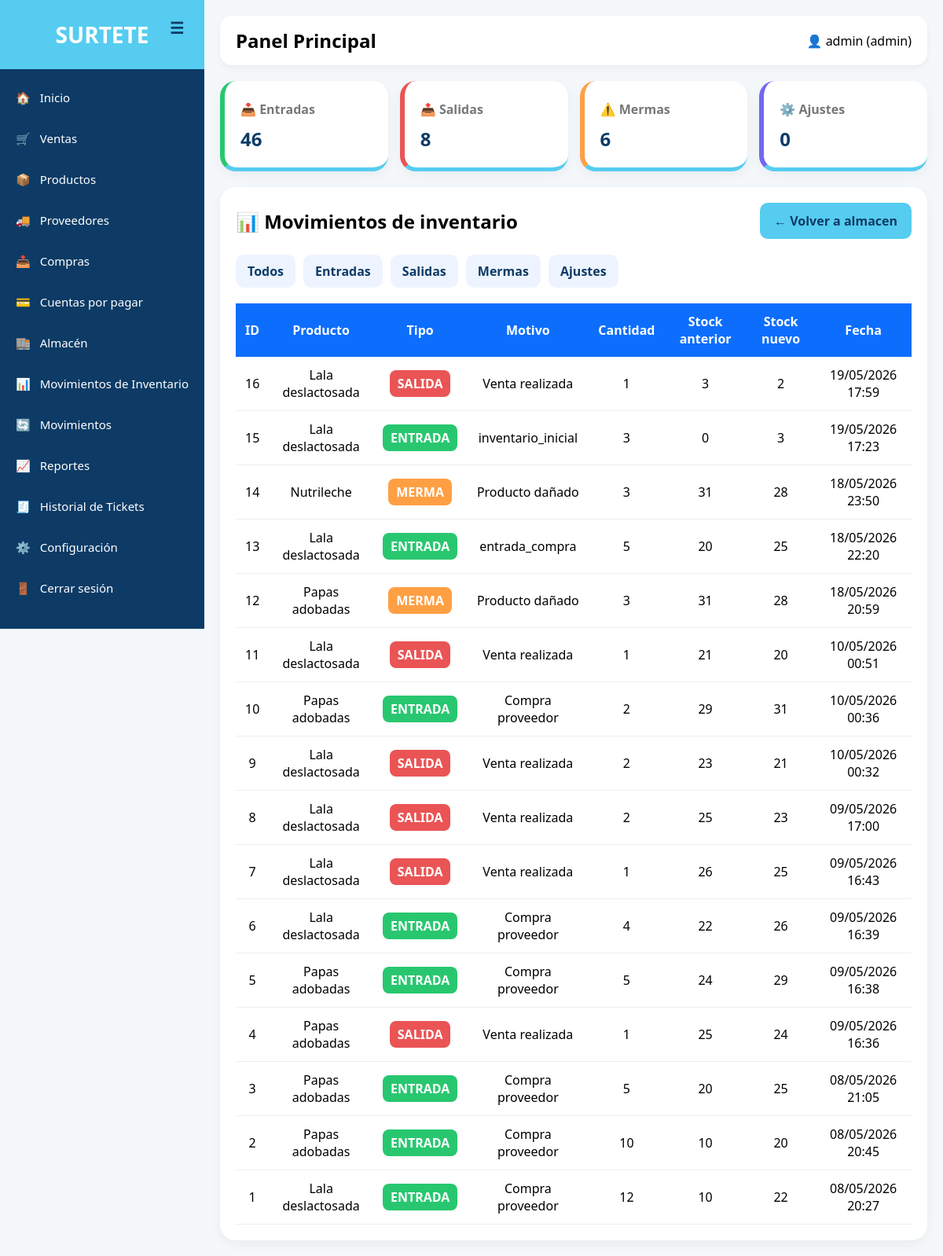
The page /inventario/index.php (signed in) on the database its author committed.
### tables this page shows
CREATE TABLE `movimientos_inventario` (
  `id` int(11) NOT NULL,
  `producto_id` int(11) NOT NULL,
  `lote_id` int(11) DEFAULT NULL,
  `usuario_id` int(11) DEFAULT NULL,
  `tipo` enum('entrada','salida','ajuste','merma','devolucion') NOT NULL,
  `motivo` varchar(255) DEFAULT NULL,
  `cantidad` int(11) NOT NULL,
  `stock_anterior` int(11) NOT NULL,
  `stock_nuevo` int(11) NOT NULL,
  `referencia_id` int(11) DEFAULT NULL,
  `referencia_tabla` varchar(50) DEFAULT NULL,
  `fecha` timestamp NOT NULL DEFAULT current_timestamp()
);

CREATE TABLE `productos` (
  `id` int(11) NOT NULL,
  `codigo_barras` varchar(50) DEFAULT NULL,
  `nombre` varchar(150) NOT NULL,
  `descripcion` text DEFAULT NULL,
  `precio_compra` decimal(10,2) DEFAULT NULL,
  `precio_venta` decimal(10,2) DEFAULT NULL,
  `stock` int(11) DEFAULT 0,
  `categoria_id` int(11) DEFAULT NULL
);

### inventario/index.php (the view, shortened to what this page needs)
<?php
include("../config/db.php");
$filtro = "";
$sql = "
SELECT
movimientos_inventario.*,
productos.nombre AS producto
FROM movimientos_inventario
INNER JOIN productos
ON movimientos_inventario.producto_id = productos.id
$filtro
ORDER BY movimientos_inventario.id DESC
";
$stmt = $conexion->query($sql);
$movimientos = $stmt->fetchAll();
$entradas = $conexion->query("
SELECT IFNULL(SUM(cantidad),0) total
FROM movimientos_inventario
WHERE tipo = 'entrada'
")->fetch()['total'];
$salidas = $conexion->query("
SELECT IFNULL(SUM(cantidad),0) total
FROM movimientos_inventario
WHERE tipo = 'salida'
")->fetch()['total'];
$mermas = $conexion->query("
SELECT IFNULL(SUM(cantidad),0) total
FROM movimientos_inventario
WHERE tipo = 'merma'
")->fetch()['total'];
$ajustes = $conexion->query("
SELECT IFNULL(SUM(cantidad),0) total
FROM movimientos_inventario
WHERE tipo = 'ajuste'
")->fetch()['total'];
?>
<!DOCTYPE html>
<html lang="es">
<head>
<link rel="stylesheet" href="../assets/css/style.css">
</head>
<body>
<?php include("../includes/sidebar.php"); ?>
<div class="main">
<?php include("../includes/topbar.php"); ?>
<div class="cards">
    <div class="card entrada">
        <p>📥 Entradas</p>
        <h2><?php echo $entradas; ?></h2>
    </div>
    <div class="card salida">
        <p>📤 Salidas</p>
        <h2><?php echo $salidas; ?></h2>
    </div>
    <div class="card merma">
        <p>⚠️ Mermas</p>
        <h2><?php echo $mermas; ?></h2>
    </div>
    <div class="card ajuste">
        <p>⚙️ Ajustes</p>
        <h2><?php echo $ajustes; ?></h2>
    </div>
</div>
<div class="table-container">
<div class="top-actions">
<h2>📊 Movimientos de inventario</h2>
<a href="../almacen/index.php" class="btn">
← Volver a almacen
</a>
</div>
<div class="filtros" style="margin-bottom:20px;">
<a href="index.php">Todos</a>
<a href="?tipo=entrada">Entradas</a>
<a href="?tipo=salida">Salidas</a>
<a href="?tipo=merma">Mermas</a>
<a href="?tipo=ajuste">Ajustes</a>
</div>
<table>
<thead>
<tr>
<th>ID</th>
<th>Producto</th>
<th>Tipo</th>
<th>Motivo</th>
<th>Cantidad</th>
<th>Stock anterior</th>
<th>Stock nuevo</th>
<th>Fecha</th>
</tr>
</thead>
<tbody>
<?php foreach($movimientos as $m): ?>
<?php
$clase = "tipo-ajuste";
if($m['tipo'] == 'entrada'){
    $clase = "tipo-entrada";
}
if($m['tipo'] == 'salida'){
    $clase = "tipo-salida";
}
if($m['tipo'] == 'merma'){
    $clase = "tipo-merma";
}
?>
<tr>
<td><?php echo $m['id']; ?></td>
<td><?php echo $m['producto']; ?></td>
<td>
<span class="tipo <?php echo $clase; ?>">
<?php echo strtoupper($m['tipo']); ?>
</span>
</td>
<td><?php echo $m['motivo']; ?></td>
<td><?php echo $m['cantidad']; ?></td>
<td><?php echo $m['stock_anterior']; ?></td>
<td><?php echo $m['stock_nuevo']; ?></td>
<td>
<?php echo date("d/m/Y H:i", strtotime($m['fecha'])); ?>
</td>
</tr>
<?php endforeach; ?>
</tbody>
</table>
</div>
</div>
</body>
</html>

### assets/css/style.css (style rules this page uses)
* { margin:0; padding:0; box-sizing:border-box; }
body { font-family:'Segoe UI',sans-serif; background:#f4f8fb; }
.main { margin-left:240px; padding:20px; }
.cards { display:grid; grid-template-columns:repeat(auto-fit,minmax(220px,1fr)); gap:20px; }
.card { background:white; border-radius:20px; padding:25px; transition:.3s; cursor:pointer; border-bottom:5px solid #55ccf0; box-shadow:0 5px 15px rgba(0,0,0,0.05); }
.card p { color:#777; margin-top:5px; }

### inventario/index.php (style rules this page uses)
.cards { display:grid; grid-template-columns:repeat(4,1fr); gap:15px; margin-bottom:20px; }
.card { background:white; padding:20px; border-radius:20px; box-shadow:0 5px 15px rgba(0,0,0,0.05); }
.card h2 { margin-top:10px; color:#0d3b66; }
.card p { color:#777; font-weight:bold; }
.entrada { border-left:6px solid #28c76f; }
.salida { border-left:6px solid #ea5455; }
.merma { border-left:6px solid #ff9f43; }
.ajuste { border-left:6px solid #7367f0; }
.table-container { background:white; padding:20px; border-radius:20px; box-shadow:0 5px 15px rgba(0,0,0,0.05); }
.top-actions { display:flex; justify-content:space-between; align-items:center; margin-bottom:20px; }
.btn { background:#55ccf0; color:#0d3b66; padding:12px 18px; text-decoration:none; border-radius:10px; font-weight:bold; }
.filtros { display:flex; gap:10px; }
.filtros a { padding:10px 15px; border-radius:10px; text-decoration:none; background:#eef4ff; color:#0d3b66; font-weight:bold; }
table { width:100%; border-collapse:collapse; }
table th { background:#0d6efd; color:white; padding:12px; }
table td { padding:12px; border-bottom:1px solid #eee; text-align:center; }
.tipo { padding:6px 10px; border-radius:8px; color:white; font-weight:bold; }
.tipo-entrada { background:#28c76f; }
.tipo-salida { background:#ea5455; }
.tipo-merma { background:#ff9f43; }

### includes/sidebar.php (style rules this page uses)
.main { margin-left:260px; transition:.3s; padding:20px; }

### rows shown on the page
movimientos_inventario: id "16", producto.nombre "Lala deslactosada", tipo "SALIDA", motivo "Venta realizada", cantidad "1", stock_anterior "3", stock_nuevo "2", fecha "19/05/2026 17:59"
movimientos_inventario: id "15", producto.nombre "Lala deslactosada", tipo "ENTRADA", motivo "inventario_inicial", cantidad "3", stock_anterior "0", stock_nuevo "3", fecha "19/05/2026 17:23"
movimientos_inventario: id "14", producto.nombre "Nutrileche", tipo "MERMA", motivo "Producto dañado", cantidad "3", stock_anterior "31", stock_nuevo "28", fecha "18/05/2026 23:50"
movimientos_inventario: id "13", producto.nombre "Lala deslactosada", tipo "ENTRADA", motivo "entrada_compra", cantidad "5", stock_anterior "20", stock_nuevo "25", fecha "18/05/2026 22:20"
movimientos_inventario: id "12", producto.nombre "Papas adobadas", tipo "MERMA", motivo "Producto dañado", cantidad "3", stock_anterior "31", stock_nuevo "28", fecha "18/05/2026 20:59"
movimientos_inventario: id "11", producto.nombre "Lala deslactosada", tipo "SALIDA", motivo "Venta realizada", cantidad "1", stock_anterior "21", stock_nuevo "20", fecha "10/05/2026 00:51"
movimientos_inventario: id "10", producto.nombre "Papas adobadas", tipo "ENTRADA", motivo "Compra proveedor", cantidad "2", stock_anterior "29", stock_nuevo "31", fecha "10/05/2026 00:36"
movimientos_inventario: id "9", producto.nombre "Lala deslactosada", tipo "SALIDA", motivo "Venta realizada", cantidad "2", stock_anterior "23", stock_nuevo "21", fecha "10/05/2026 00:32"
movimientos_inventario: id "8", producto.nombre "Lala deslactosada", tipo "SALIDA", motivo "Venta realizada", cantidad "2", stock_anterior "25", stock_nuevo "23", fecha "09/05/2026 17:00"
movimientos_inventario: id "7", producto.nombre "Lala deslactosada", tipo "SALIDA", motivo "Venta realizada", cantidad "1", stock_anterior "26", stock_nuevo "25", fecha "09/05/2026 16:43"
movimientos_inventario: id "6", producto.nombre "Lala deslactosada", tipo "ENTRADA", motivo "Compra proveedor", cantidad "4", stock_anterior "22", stock_nuevo "26", fecha "09/05/2026 16:39"
movimientos_inventario: id "5", producto.nombre "Papas adobadas", tipo "ENTRADA", motivo "Compra proveedor", cantidad "5", stock_anterior "24", stock_nuevo "29", fecha "09/05/2026 16:38"
movimientos_inventario: id "4", producto.nombre "Papas adobadas", tipo "SALIDA", motivo "Venta realizada", cantidad "1", stock_anterior "25", stock_nuevo "24", fecha "09/05/2026 16:36"
movimientos_inventario: id "3", producto.nombre "Papas adobadas", tipo "ENTRADA", motivo "Compra proveedor", cantidad "5", stock_anterior "20", stock_nuevo "25", fecha "08/05/2026 21:05"
movimientos_inventario: id "2", producto.nombre "Papas adobadas", tipo "ENTRADA", motivo "Compra proveedor", cantidad "10", stock_anterior "10", stock_nuevo "20", fecha "08/05/2026 20:45"
movimientos_inventario: id "1", producto.nombre "Lala deslactosada", tipo "ENTRADA", motivo "Compra proveedor", cantidad "12", stock_anterior "10", stock_nuevo "22", fecha "08/05/2026 20:27"

### other values the page prints
$_SESSION['usuario'] "admin"
$_SESSION['rol'] "admin"
$entradas "46"
$salidas "8"
$mermas "6"
$ajustes "0"
